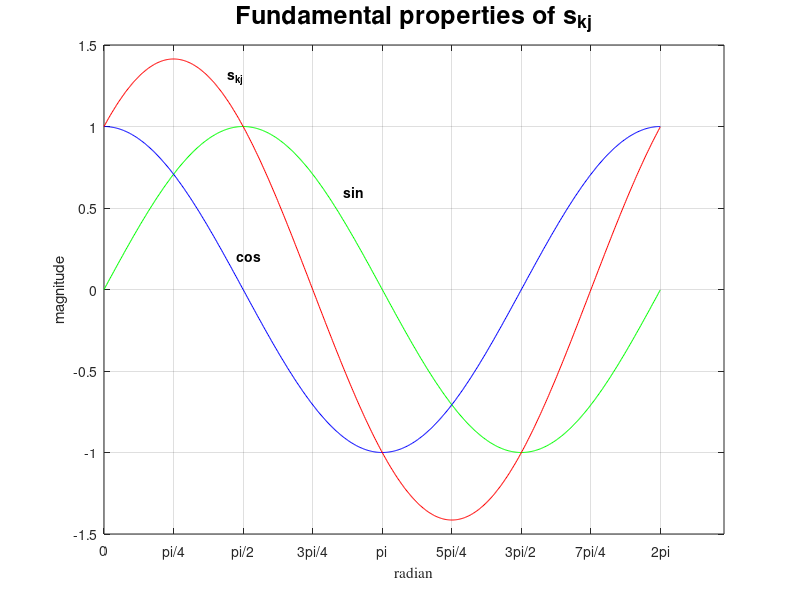
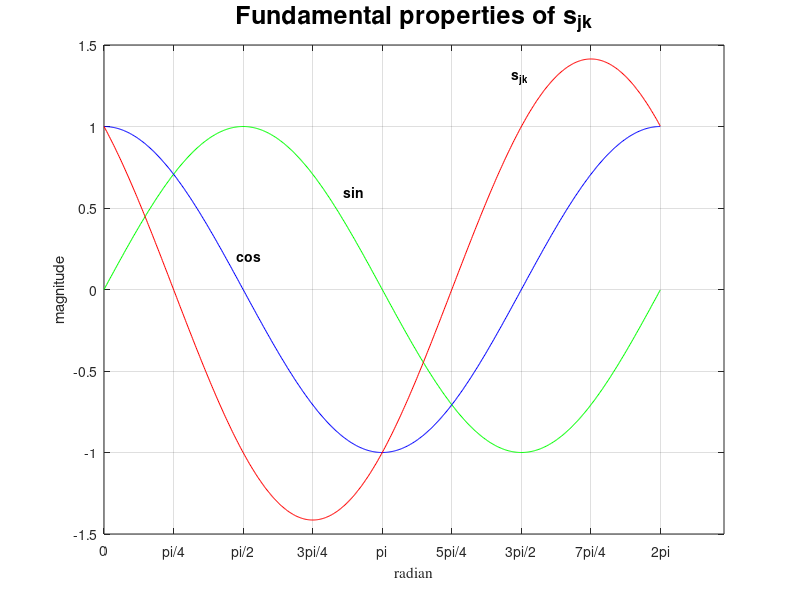
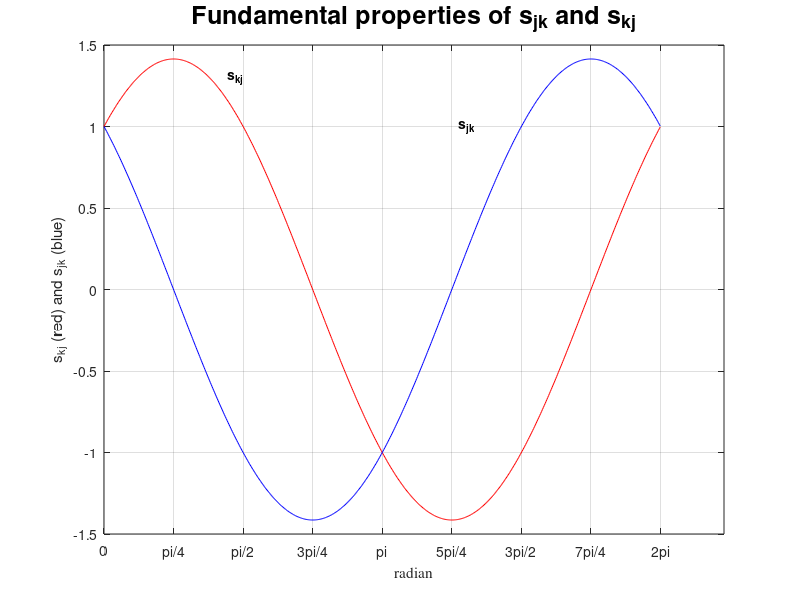
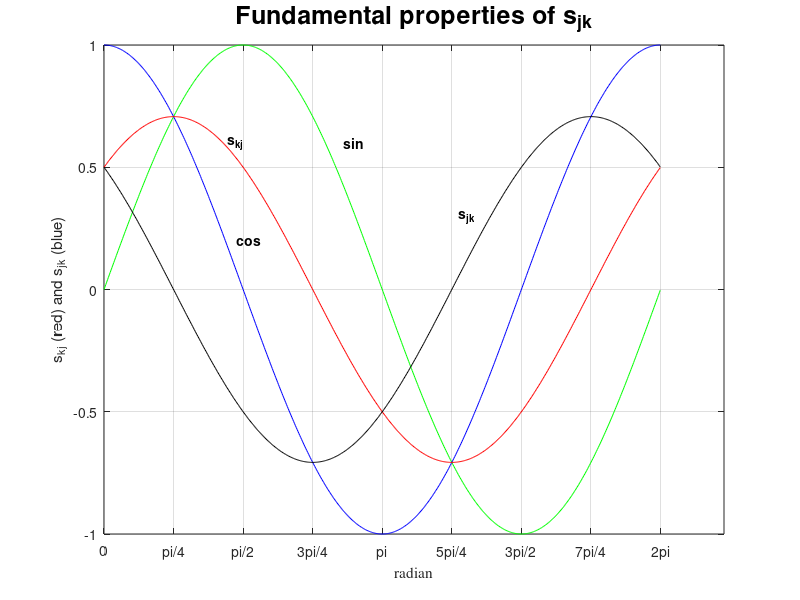

The MATLAB source for these figures, in order:
% fundamental properties of s_jk and s_kj
%
% program name: plot_hfm_properties.m
%                    written on April 12 by N. Chino.
%                    revised on April 14 by N. Chino.
%
figure(1);
t=[0: 0.01: 2*pi];
ysin=sin(t);
ycos=cos(t);
sumsc=ysin+ycos;
plot(t,ysin,'-g',t,ycos,'-b',t,sumsc,'-r');
set(gca,'XTick',0:pi/4:2*pi)
set(gca,'XTickLabel',{'0','pi/4','pi/2','3pi/4','pi','5pi/4','3pi/2','7pi/4','2pi'})
grid on;
% 
% Plot command should precede the following properties.
%
title('Fundamental properties of s_{kj}','fontsize',18);
xlabel('radian','fontname','times');
ylabel('magnitude');
text(1.4,1.3,'s_{kj}','fontweight','bold');
text(1.5,0.2,'cos','fontweight','bold');
text(2.7,0.6,'sin','fontweight','bold');
print -depsc eps-files/hfm_properties_s_kj.eps
pause;
%
figure(2);
% t=[0: 0.01: 4*pi];
% ysin=sin(t);
% ycos=cos(t);
difsc=ycos-ysin;
plot(t,ysin,'-g',t,ycos,'-b',t,difsc,'-r');
set(gca,'XTick',0:pi/4:2*pi)
set(gca,'XTickLabel',{'0','pi/4','pi/2','3pi/4','pi','5pi/4','3pi/2','7pi/4','2pi'})
grid on;
% 
% Plot command should precede the following properties.
%
title('Fundamental properties of s_{jk}','fontsize',18);
xlabel('radian','fontname','times');
ylabel('magnitude');
text(4.6,1.3,'s_{jk}','fontweight','bold');
text(1.5,0.2,'cos','fontweight','bold');
text(2.7,0.6,'sin','fontweight','bold');
print -depsc eps-files/hfm_properties_s_jk.eps
pause;
%
figure(3);
plot(t,sumsc,'-r',t,difsc,'-b');
set(gca,'XTick',0:pi/4:2*pi)
set(gca,'XTickLabel',{'0','pi/4','pi/2','3pi/4','pi','5pi/4','3pi/2','7pi/4','2pi'})
title('Fundamental properties of s_{jk} and s_{kj}','fontsize',18);
xlabel('radian','fontname','times');
ylabel('s_{kj} (red) and s_{jk} (blue)');
text(1.4,1.3,'s_{kj}','fontweight','bold');
text(4.0,1,'s_{jk}','fontweight','bold');
grid on;
print -depsc eps-files/hfm_properties_s_kj-and-s_jk.eps
pause;
%
figure(4);
avsumsc=sumsc/2; avdifsc=difsc/2;
plot(t,ysin,'-g',t,ycos,'-b',t,avsumsc,'-r',t,avdifsc,'-k');
set(gca,'XTick',0:pi/4:2*pi)
set(gca,'XTickLabel',{'0','pi/4','pi/2','3pi/4','pi','5pi/4','3pi/2','7pi/4','2pi'})
title('Fundamental properties of s_{jk}','fontsize',18);
xlabel('radian','fontname','times');
ylabel('s_{kj} (red) and s_{jk} (blue)');
text(1.4,0.6,'s_{kj}','fontweight','bold');
text(4.0,0.3,'s_{jk}','fontweight','bold');
text(1.5,0.2,'cos','fontweight','bold');
text(2.7,0.6,'sin','fontweight','bold');
grid on;
